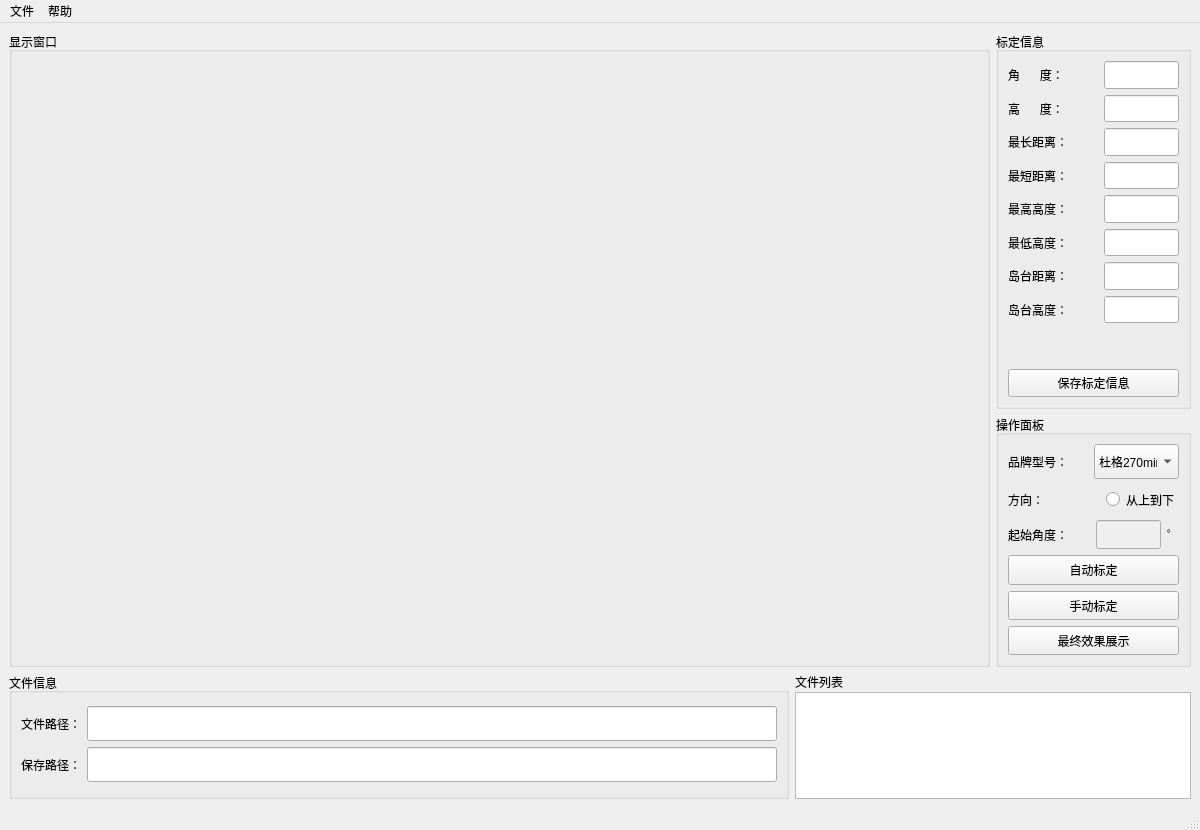
<?xml version="1.0" encoding="UTF-8"?>
<ui version="4.0">
 <class>MainWindow</class>
 <widget class="QMainWindow" name="MainWindow">
  <property name="geometry">
   <rect>
    <x>0</x>
    <y>0</y>
    <width>1200</width>
    <height>830</height>
   </rect>
  </property>
  <property name="sizePolicy">
   <sizepolicy hsizetype="Expanding" vsizetype="Expanding">
    <horstretch>0</horstretch>
    <verstretch>0</verstretch>
   </sizepolicy>
  </property>
  <property name="minimumSize">
   <size>
    <width>1200</width>
    <height>830</height>
   </size>
  </property>
  <property name="windowTitle">
   <string>标定程序</string>
  </property>
  <property name="windowIcon">
   <iconset>
    <normaloff>../图片/ico.png</normaloff>../图片/ico.png</iconset>
  </property>
  <property name="toolButtonStyle">
   <enum>Qt::ToolButtonIconOnly</enum>
  </property>
  <widget class="QWidget" name="centralwidget">
   <layout class="QGridLayout" name="gridLayout" rowstretch="1,1,1,1,1,1" columnstretch="1,1,1,1,1,1">
    <item row="5" column="0" colspan="4">
     <widget class="QGroupBox" name="groupBox">
      <property name="sizePolicy">
       <sizepolicy hsizetype="Preferred" vsizetype="Preferred">
        <horstretch>0</horstretch>
        <verstretch>0</verstretch>
       </sizepolicy>
      </property>
      <property name="title">
       <string>文件信息</string>
      </property>
      <layout class="QVBoxLayout" name="verticalLayout_3">
       <item>
        <layout class="QVBoxLayout" name="verticalLayout">
         <item>
          <layout class="QHBoxLayout" name="horizontalLayout_9">
           <item>
            <widget class="QLabel" name="label">
             <property name="sizePolicy">
              <sizepolicy hsizetype="Maximum" vsizetype="Minimum">
               <horstretch>0</horstretch>
               <verstretch>0</verstretch>
              </sizepolicy>
             </property>
             <property name="text">
              <string>文件路径：</string>
             </property>
            </widget>
           </item>
           <item>
            <widget class="QLineEdit" name="filePath_editline">
             <property name="sizePolicy">
              <sizepolicy hsizetype="Expanding" vsizetype="Minimum">
               <horstretch>0</horstretch>
               <verstretch>0</verstretch>
              </sizepolicy>
             </property>
             <property name="minimumSize">
              <size>
               <width>0</width>
               <height>35</height>
              </size>
             </property>
             <property name="maximumSize">
              <size>
               <width>16777215</width>
               <height>35</height>
              </size>
             </property>
            </widget>
           </item>
          </layout>
         </item>
         <item>
          <layout class="QHBoxLayout" name="horizontalLayout_12">
           <item>
            <widget class="QLabel" name="label_2">
             <property name="sizePolicy">
              <sizepolicy hsizetype="Maximum" vsizetype="Minimum">
               <horstretch>0</horstretch>
               <verstretch>0</verstretch>
              </sizepolicy>
             </property>
             <property name="text">
              <string>保存路径：</string>
             </property>
            </widget>
           </item>
           <item>
            <widget class="QLineEdit" name="savePath_editline">
             <property name="sizePolicy">
              <sizepolicy hsizetype="Expanding" vsizetype="Minimum">
               <horstretch>0</horstretch>
               <verstretch>0</verstretch>
              </sizepolicy>
             </property>
             <property name="minimumSize">
              <size>
               <width>0</width>
               <height>35</height>
              </size>
             </property>
             <property name="maximumSize">
              <size>
               <width>16777215</width>
               <height>35</height>
              </size>
             </property>
            </widget>
           </item>
          </layout>
         </item>
        </layout>
       </item>
      </layout>
     </widget>
    </item>
    <item row="0" column="0" rowspan="5" colspan="5">
     <widget class="QGroupBox" name="groupBox_2">
      <property name="sizePolicy">
       <sizepolicy hsizetype="Expanding" vsizetype="Expanding">
        <horstretch>0</horstretch>
        <verstretch>0</verstretch>
       </sizepolicy>
      </property>
      <property name="title">
       <string>显示窗口</string>
      </property>
      <layout class="QHBoxLayout" name="horizontalLayout_13">
       <item>
        <widget class="MayaviQWidget" name="mayavi_widget1" native="true"/>
       </item>
      </layout>
     </widget>
    </item>
    <item row="0" column="5" rowspan="3">
     <widget class="QGroupBox" name="groupBox_4">
      <property name="sizePolicy">
       <sizepolicy hsizetype="Preferred" vsizetype="Preferred">
        <horstretch>0</horstretch>
        <verstretch>0</verstretch>
       </sizepolicy>
      </property>
      <property name="title">
       <string>标定信息</string>
      </property>
      <layout class="QGridLayout" name="gridLayout_2">
       <item row="0" column="0">
        <layout class="QVBoxLayout" name="verticalLayout_2">
         <item>
          <layout class="QHBoxLayout" name="horizontalLayout_14" stretch="1,5">
           <item>
            <widget class="QLabel" name="label_9">
             <property name="sizePolicy">
              <sizepolicy hsizetype="Expanding" vsizetype="Expanding">
               <horstretch>0</horstretch>
               <verstretch>0</verstretch>
              </sizepolicy>
             </property>
             <property name="text">
              <string>角      度：</string>
             </property>
            </widget>
           </item>
           <item>
            <widget class="QLineEdit" name="biaoding_angle_edit">
             <property name="sizePolicy">
              <sizepolicy hsizetype="Expanding" vsizetype="Expanding">
               <horstretch>0</horstretch>
               <verstretch>0</verstretch>
              </sizepolicy>
             </property>
             <property name="minimumSize">
              <size>
               <width>75</width>
               <height>0</height>
              </size>
             </property>
             <property name="maximumSize">
              <size>
               <width>75</width>
               <height>16777215</height>
              </size>
             </property>
            </widget>
           </item>
          </layout>
         </item>
         <item>
          <layout class="QHBoxLayout" name="horizontalLayout_5">
           <item>
            <widget class="QLabel" name="label_5">
             <property name="sizePolicy">
              <sizepolicy hsizetype="Expanding" vsizetype="Expanding">
               <horstretch>0</horstretch>
               <verstretch>0</verstretch>
              </sizepolicy>
             </property>
             <property name="text">
              <string>高      度：</string>
             </property>
            </widget>
           </item>
           <item>
            <widget class="QLineEdit" name="biaoding_height_edit">
             <property name="sizePolicy">
              <sizepolicy hsizetype="Expanding" vsizetype="Expanding">
               <horstretch>0</horstretch>
               <verstretch>0</verstretch>
              </sizepolicy>
             </property>
             <property name="minimumSize">
              <size>
               <width>75</width>
               <height>0</height>
              </size>
             </property>
             <property name="maximumSize">
              <size>
               <width>75</width>
               <height>16777215</height>
              </size>
             </property>
            </widget>
           </item>
          </layout>
         </item>
         <item>
          <layout class="QHBoxLayout" name="horizontalLayout_6">
           <item>
            <widget class="QLabel" name="label_6">
             <property name="sizePolicy">
              <sizepolicy hsizetype="Expanding" vsizetype="Expanding">
               <horstretch>0</horstretch>
               <verstretch>0</verstretch>
              </sizepolicy>
             </property>
             <property name="text">
              <string>最长距离：</string>
             </property>
            </widget>
           </item>
           <item>
            <widget class="QLineEdit" name="biaoding_max_l_edit">
             <property name="sizePolicy">
              <sizepolicy hsizetype="Expanding" vsizetype="Expanding">
               <horstretch>0</horstretch>
               <verstretch>0</verstretch>
              </sizepolicy>
             </property>
             <property name="minimumSize">
              <size>
               <width>75</width>
               <height>0</height>
              </size>
             </property>
             <property name="maximumSize">
              <size>
               <width>75</width>
               <height>16777215</height>
              </size>
             </property>
            </widget>
           </item>
          </layout>
         </item>
         <item>
          <layout class="QHBoxLayout" name="horizontalLayout_7">
           <item>
            <widget class="QLabel" name="label_7">
             <property name="sizePolicy">
              <sizepolicy hsizetype="Expanding" vsizetype="Expanding">
               <horstretch>0</horstretch>
               <verstretch>0</verstretch>
              </sizepolicy>
             </property>
             <property name="text">
              <string>最短距离：</string>
             </property>
            </widget>
           </item>
           <item>
            <widget class="QLineEdit" name="biaoding_min_l_edit">
             <property name="sizePolicy">
              <sizepolicy hsizetype="Expanding" vsizetype="Expanding">
               <horstretch>0</horstretch>
               <verstretch>0</verstretch>
              </sizepolicy>
             </property>
             <property name="minimumSize">
              <size>
               <width>75</width>
               <height>0</height>
              </size>
             </property>
             <property name="maximumSize">
              <size>
               <width>75</width>
               <height>16777215</height>
              </size>
             </property>
            </widget>
           </item>
          </layout>
         </item>
         <item>
          <layout class="QHBoxLayout" name="horizontalLayout_4">
           <item>
            <widget class="QLabel" name="label_4">
             <property name="sizePolicy">
              <sizepolicy hsizetype="Expanding" vsizetype="Expanding">
               <horstretch>0</horstretch>
               <verstretch>0</verstretch>
              </sizepolicy>
             </property>
             <property name="text">
              <string>最高高度：</string>
             </property>
            </widget>
           </item>
           <item>
            <widget class="QLineEdit" name="biaoding_max_h_edit">
             <property name="sizePolicy">
              <sizepolicy hsizetype="Expanding" vsizetype="Expanding">
               <horstretch>0</horstretch>
               <verstretch>0</verstretch>
              </sizepolicy>
             </property>
             <property name="minimumSize">
              <size>
               <width>75</width>
               <height>0</height>
              </size>
             </property>
             <property name="maximumSize">
              <size>
               <width>75</width>
               <height>16777215</height>
              </size>
             </property>
            </widget>
           </item>
          </layout>
         </item>
         <item>
          <layout class="QHBoxLayout" name="horizontalLayout_8">
           <item>
            <widget class="QLabel" name="label_8">
             <property name="sizePolicy">
              <sizepolicy hsizetype="Expanding" vsizetype="Expanding">
               <horstretch>0</horstretch>
               <verstretch>0</verstretch>
              </sizepolicy>
             </property>
             <property name="text">
              <string>最低高度：</string>
             </property>
            </widget>
           </item>
           <item>
            <widget class="QLineEdit" name="biaoding_min_h_edit">
             <property name="sizePolicy">
              <sizepolicy hsizetype="Expanding" vsizetype="Expanding">
               <horstretch>0</horstretch>
               <verstretch>0</verstretch>
              </sizepolicy>
             </property>
             <property name="minimumSize">
              <size>
               <width>75</width>
               <height>0</height>
              </size>
             </property>
             <property name="maximumSize">
              <size>
               <width>75</width>
               <height>16777215</height>
              </size>
             </property>
            </widget>
           </item>
          </layout>
         </item>
         <item>
          <layout class="QHBoxLayout" name="horizontalLayout_11">
           <item>
            <widget class="QLabel" name="label_11">
             <property name="sizePolicy">
              <sizepolicy hsizetype="Expanding" vsizetype="Expanding">
               <horstretch>0</horstretch>
               <verstretch>0</verstretch>
              </sizepolicy>
             </property>
             <property name="text">
              <string>岛台距离：</string>
             </property>
            </widget>
           </item>
           <item>
            <widget class="QLineEdit" name="refuge_island_width">
             <property name="sizePolicy">
              <sizepolicy hsizetype="Expanding" vsizetype="Expanding">
               <horstretch>0</horstretch>
               <verstretch>0</verstretch>
              </sizepolicy>
             </property>
             <property name="minimumSize">
              <size>
               <width>75</width>
               <height>0</height>
              </size>
             </property>
             <property name="maximumSize">
              <size>
               <width>75</width>
               <height>16777215</height>
              </size>
             </property>
            </widget>
           </item>
          </layout>
         </item>
         <item>
          <layout class="QHBoxLayout" name="horizontalLayout_10">
           <item>
            <widget class="QLabel" name="label_10">
             <property name="sizePolicy">
              <sizepolicy hsizetype="Expanding" vsizetype="Expanding">
               <horstretch>0</horstretch>
               <verstretch>0</verstretch>
              </sizepolicy>
             </property>
             <property name="text">
              <string>岛台高度：</string>
             </property>
            </widget>
           </item>
           <item>
            <widget class="QLineEdit" name="refuge_island_height">
             <property name="sizePolicy">
              <sizepolicy hsizetype="Expanding" vsizetype="Expanding">
               <horstretch>0</horstretch>
               <verstretch>0</verstretch>
              </sizepolicy>
             </property>
             <property name="minimumSize">
              <size>
               <width>75</width>
               <height>0</height>
              </size>
             </property>
             <property name="maximumSize">
              <size>
               <width>75</width>
               <height>16777215</height>
              </size>
             </property>
            </widget>
           </item>
          </layout>
         </item>
         <item>
          <spacer name="verticalSpacer_2">
           <property name="sizePolicy">
            <sizepolicy hsizetype="Minimum" vsizetype="Expanding">
             <horstretch>0</horstretch>
             <verstretch>0</verstretch>
            </sizepolicy>
           </property>
           <property name="orientation">
            <enum>Qt::Vertical</enum>
           </property>
           <property name="sizeType">
            <enum>QSizePolicy::Expanding</enum>
           </property>
           <property name="sizeHint" stdset="0">
            <size>
             <width>20</width>
             <height>40</height>
            </size>
           </property>
          </spacer>
         </item>
         <item>
          <widget class="QPushButton" name="save_button">
           <property name="sizePolicy">
            <sizepolicy hsizetype="Expanding" vsizetype="Expanding">
             <horstretch>0</horstretch>
             <verstretch>0</verstretch>
            </sizepolicy>
           </property>
           <property name="text">
            <string>保存标定信息</string>
           </property>
          </widget>
         </item>
        </layout>
       </item>
      </layout>
     </widget>
    </item>
    <item row="3" column="5" rowspan="2">
     <widget class="QGroupBox" name="groupBox_5">
      <property name="sizePolicy">
       <sizepolicy hsizetype="Preferred" vsizetype="Expanding">
        <horstretch>0</horstretch>
        <verstretch>0</verstretch>
       </sizepolicy>
      </property>
      <property name="title">
       <string>操作面板</string>
      </property>
      <layout class="QVBoxLayout" name="verticalLayout_6" stretch="1,1,1,1,1,1">
       <item>
        <layout class="QHBoxLayout" name="horizontalLayout_2" stretch="1,1">
         <item>
          <widget class="QLabel" name="label_12">
           <property name="sizePolicy">
            <sizepolicy hsizetype="Expanding" vsizetype="Expanding">
             <horstretch>0</horstretch>
             <verstretch>0</verstretch>
            </sizepolicy>
           </property>
           <property name="text">
            <string>品牌型号：</string>
           </property>
          </widget>
         </item>
         <item>
          <widget class="QComboBox" name="brand_selection">
           <property name="sizePolicy">
            <sizepolicy hsizetype="Preferred" vsizetype="Preferred">
             <horstretch>0</horstretch>
             <verstretch>0</verstretch>
            </sizepolicy>
           </property>
           <property name="minimumSize">
            <size>
             <width>85</width>
             <height>35</height>
            </size>
           </property>
           <property name="maximumSize">
            <size>
             <width>120</width>
             <height>50</height>
            </size>
           </property>
           <property name="font">
            <font>
             <pointsize>9</pointsize>
            </font>
           </property>
           <property name="autoFillBackground">
            <bool>false</bool>
           </property>
           <property name="editable">
            <bool>false</bool>
           </property>
           <property name="sizeAdjustPolicy">
            <enum>QComboBox::AdjustToContents</enum>
           </property>
           <item>
            <property name="text">
             <string>杜格270mini</string>
            </property>
           </item>
           <item>
            <property name="text">
             <string>杜格3000</string>
            </property>
           </item>
           <item>
            <property name="text">
             <string>傲视</string>
            </property>
           </item>
          </widget>
         </item>
        </layout>
       </item>
       <item>
        <layout class="QHBoxLayout" name="horizontalLayout_3">
         <item>
          <widget class="QLabel" name="label_13">
           <property name="sizePolicy">
            <sizepolicy hsizetype="Expanding" vsizetype="Expanding">
             <horstretch>0</horstretch>
             <verstretch>0</verstretch>
            </sizepolicy>
           </property>
           <property name="text">
            <string>方向：</string>
           </property>
          </widget>
         </item>
         <item>
          <spacer name="horizontalSpacer">
           <property name="orientation">
            <enum>Qt::Horizontal</enum>
           </property>
           <property name="sizeHint" stdset="0">
            <size>
             <width>40</width>
             <height>20</height>
            </size>
           </property>
          </spacer>
         </item>
         <item>
          <widget class="QRadioButton" name="switchUp2Down">
           <property name="sizePolicy">
            <sizepolicy hsizetype="Expanding" vsizetype="Expanding">
             <horstretch>0</horstretch>
             <verstretch>0</verstretch>
            </sizepolicy>
           </property>
           <property name="text">
            <string>从上到下</string>
           </property>
          </widget>
         </item>
        </layout>
       </item>
       <item>
        <layout class="QHBoxLayout" name="horizontalLayout">
         <item>
          <widget class="QLabel" name="label_3">
           <property name="minimumSize">
            <size>
             <width>75</width>
             <height>25</height>
            </size>
           </property>
           <property name="text">
            <string>起始角度：</string>
           </property>
          </widget>
         </item>
         <item>
          <spacer name="horizontalSpacer_2">
           <property name="orientation">
            <enum>Qt::Horizontal</enum>
           </property>
           <property name="sizeHint" stdset="0">
            <size>
             <width>40</width>
             <height>20</height>
            </size>
           </property>
          </spacer>
         </item>
         <item>
          <widget class="QLineEdit" name="startAngle_edit">
           <property name="enabled">
            <bool>false</bool>
           </property>
           <property name="sizePolicy">
            <sizepolicy hsizetype="Expanding" vsizetype="Expanding">
             <horstretch>75</horstretch>
             <verstretch>25</verstretch>
            </sizepolicy>
           </property>
           <property name="minimumSize">
            <size>
             <width>65</width>
             <height>25</height>
            </size>
           </property>
           <property name="frame">
            <bool>true</bool>
           </property>
           <property name="clearButtonEnabled">
            <bool>false</bool>
           </property>
          </widget>
         </item>
         <item>
          <widget class="QLabel" name="label_14">
           <property name="text">
            <string>゜</string>
           </property>
          </widget>
         </item>
        </layout>
       </item>
       <item>
        <widget class="QPushButton" name="pushButton">
         <property name="sizePolicy">
          <sizepolicy hsizetype="Expanding" vsizetype="Expanding">
           <horstretch>0</horstretch>
           <verstretch>0</verstretch>
          </sizepolicy>
         </property>
         <property name="text">
          <string>自动标定</string>
         </property>
        </widget>
       </item>
       <item>
        <widget class="QPushButton" name="shoudong_button">
         <property name="sizePolicy">
          <sizepolicy hsizetype="Expanding" vsizetype="Expanding">
           <horstretch>0</horstretch>
           <verstretch>0</verstretch>
          </sizepolicy>
         </property>
         <property name="text">
          <string>手动标定</string>
         </property>
        </widget>
       </item>
       <item>
        <widget class="QPushButton" name="result_show_button">
         <property name="sizePolicy">
          <sizepolicy hsizetype="Expanding" vsizetype="Expanding">
           <horstretch>0</horstretch>
           <verstretch>0</verstretch>
          </sizepolicy>
         </property>
         <property name="text">
          <string>最终效果展示</string>
         </property>
        </widget>
       </item>
      </layout>
     </widget>
    </item>
    <item row="5" column="4" colspan="2">
     <layout class="QVBoxLayout" name="verticalLayout_4" stretch="1,25">
      <property name="spacing">
       <number>1</number>
      </property>
      <item>
       <widget class="QLabel" name="label_21">
        <property name="sizePolicy">
         <sizepolicy hsizetype="Minimum" vsizetype="Minimum">
          <horstretch>0</horstretch>
          <verstretch>0</verstretch>
         </sizepolicy>
        </property>
        <property name="text">
         <string>文件列表</string>
        </property>
       </widget>
      </item>
      <item>
       <widget class="QListWidget" name="file_list">
        <property name="sizePolicy">
         <sizepolicy hsizetype="Preferred" vsizetype="Preferred">
          <horstretch>0</horstretch>
          <verstretch>0</verstretch>
         </sizepolicy>
        </property>
       </widget>
      </item>
     </layout>
    </item>
   </layout>
  </widget>
  <widget class="QMenuBar" name="menubar">
   <property name="geometry">
    <rect>
     <x>0</x>
     <y>0</y>
     <width>1200</width>
     <height>28</height>
    </rect>
   </property>
   <widget class="QMenu" name="menu">
    <property name="title">
     <string>文件</string>
    </property>
    <addaction name="action"/>
    <addaction name="action_2"/>
   </widget>
   <widget class="QMenu" name="menu_2">
    <property name="tearOffEnabled">
     <bool>true</bool>
    </property>
    <property name="title">
     <string>帮助</string>
    </property>
    <addaction name="action_3"/>
    <addaction name="action_4"/>
   </widget>
   <addaction name="menu"/>
   <addaction name="menu_2"/>
  </widget>
  <widget class="QStatusBar" name="statusbar"/>
  <action name="action">
   <property name="text">
    <string>打开</string>
   </property>
  </action>
  <action name="action_2">
   <property name="text">
    <string>打开文件夹</string>
   </property>
  </action>
  <action name="action_3">
   <property name="text">
    <string>使用指南</string>
   </property>
  </action>
  <action name="action_4">
   <property name="text">
    <string>关于</string>
   </property>
  </action>
 </widget>
 <customwidgets>
  <customwidget>
   <class>MayaviQWidget</class>
   <extends>QWidget</extends>
   <header>mayaviQWidget.h</header>
   <container>1</container>
  </customwidget>
 </customwidgets>
 <resources/>
 <connections/>
</ui>
